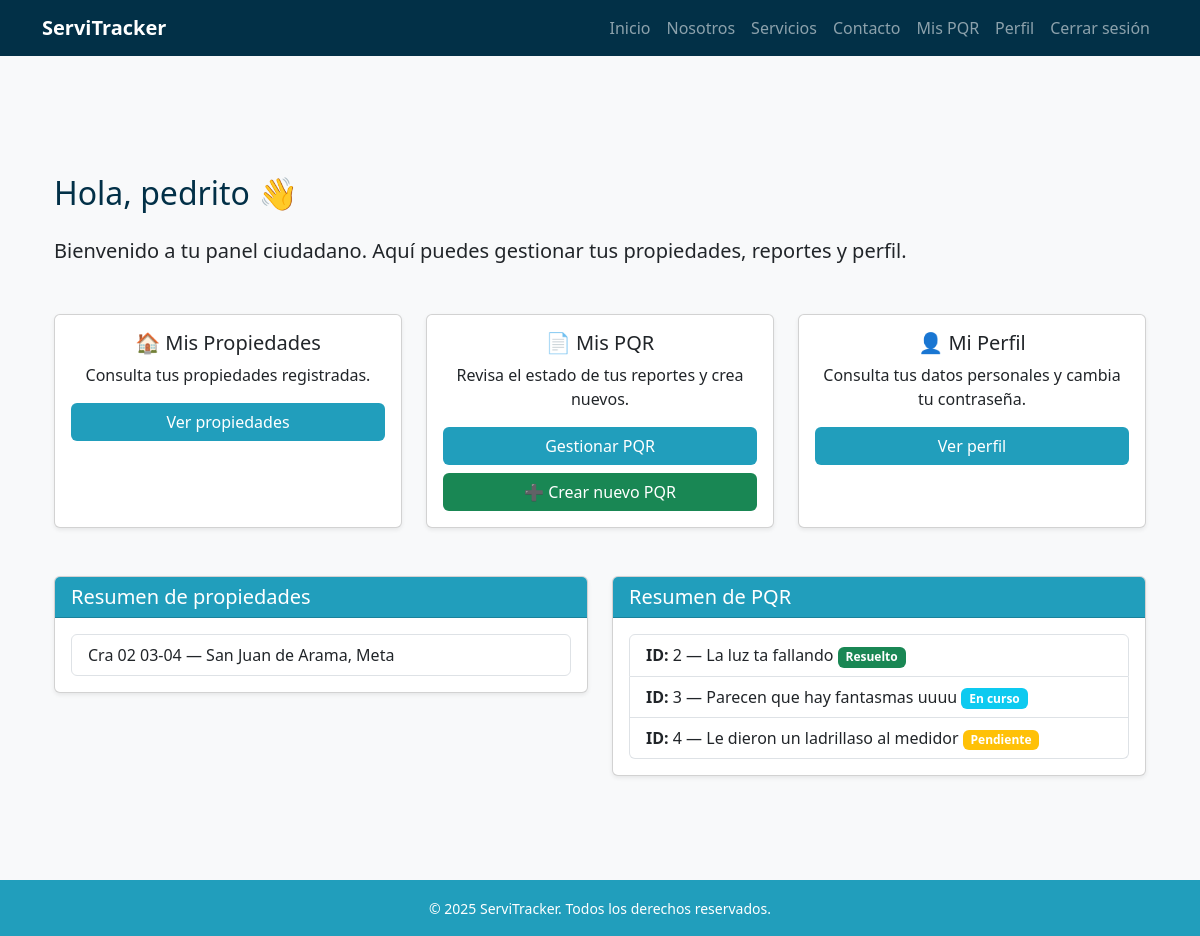
The app's page /usuarios/dashboard/ (signed in), older data.
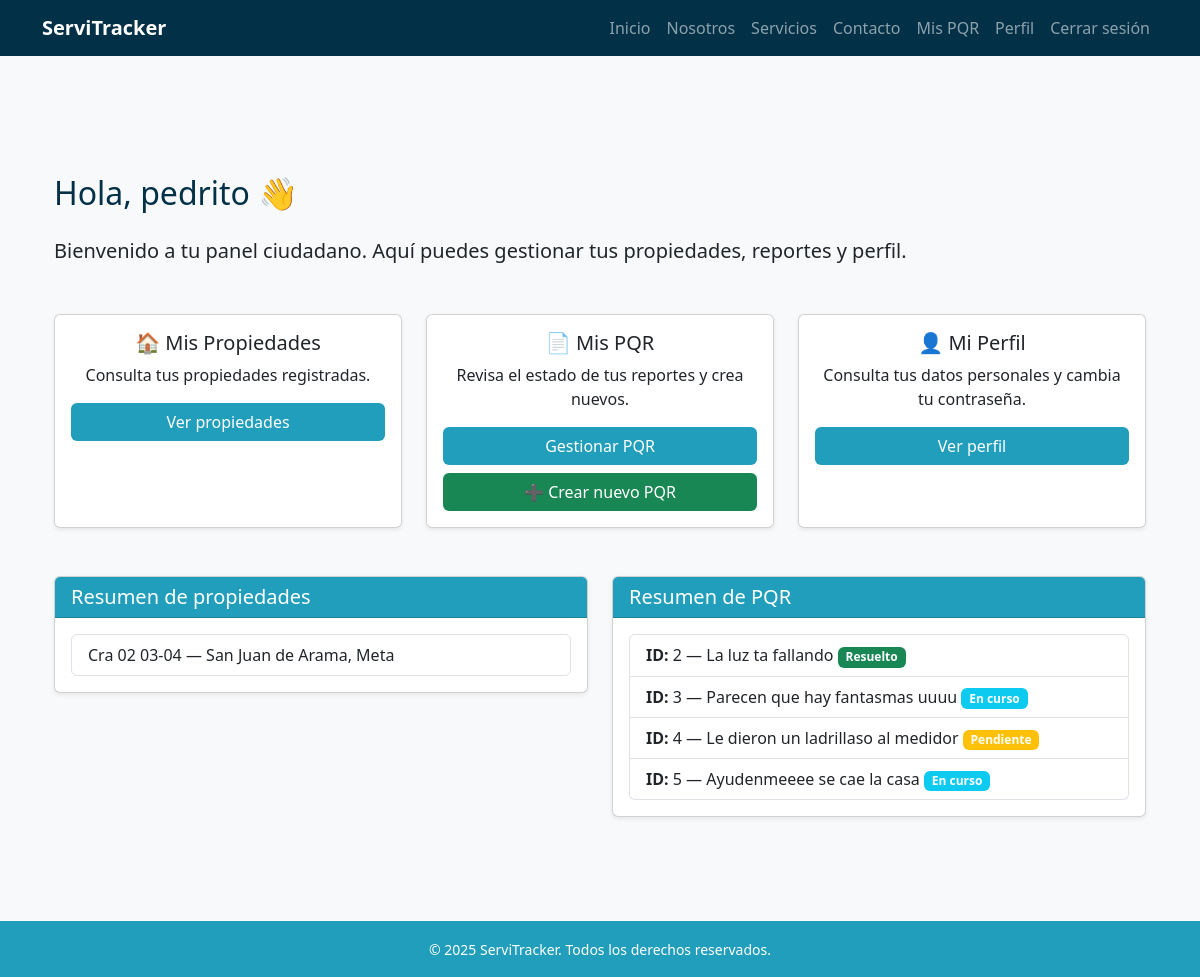
The same page, newer data.
### propiedades/models.py (models this page shows, shortened)
class Propiedad(models.Model):
    usuario = models.ForeignKey(
        settings.AUTH_USER_MODEL,
        on_delete=models.CASCADE,
        related_name='propiedades'
    )
    departamento = models.CharField(max_length=100)
    ciudad = models.CharField(max_length=100)
    direccion = models.CharField(max_length=200)
    activa = models.BooleanField(default=True)

### pqr/models.py (models this page shows, shortened)
class PQR(models.Model):
    ciudadano = models.ForeignKey(
        settings.AUTH_USER_MODEL,
        on_delete=models.SET_NULL,
        null=True,
        blank=True,
        related_name="pqrs_ciudadano"
    )
    propiedad = models.ForeignKey(
        Propiedad,
        on_delete=models.SET_NULL,
        null=True,
        blank=True
    )
    direccion = models.CharField(max_length=255, blank=True, null=True)
    departamento = models.CharField(max_length=100, blank=True, null=True)
    ciudad = models.CharField(max_length=100, blank=True, null=True)
    telefono_contacto = models.CharField(max_length=20, unique=True, null=True, blank=True)
    tipo_falla = models.ForeignKey(TipoFalla, on_delete=models.PROTECT)
    descripcion = models.TextField()
    estado = models.ForeignKey(EstadoPQR, on_delete=models.PROTECT)
    tecnico_asignado = models.ForeignKey(
        settings.AUTH_USER_MODEL,
        on_delete=models.SET_NULL,
        null=True,
        blank=True,
        related_name="pqrs_tecnico"
    )
    agente_revisor = models.ForeignKey(
        settings.AUTH_USER_MODEL,
        on_delete=models.SET_NULL,
        null=True,
        blank=True,
        related_name="pqrs_agente"
    )
    observacion_tecnico = models.TextField(blank=True, null=True)
    fecha_creacion = models.DateTimeField(auto_now_add=True)
    fecha_actualizacion = models.DateTimeField(auto_now=True)

class EstadoPQR(models.Model):
    nombre = models.CharField(max_length=50)

### usuarios/views.py (the view)
# urls.py: path("dashboard/", views.dashboard_ciudadano, name="dashboard_ciudadano"),
@login_required
def dashboard_ciudadano(request):
    if request.user.rol != "ciudadano":
        return redirect("index")
    propiedades = Propiedad.objects.filter(usuario=request.user)
    pqr = PQR.objects.filter(ciudadano=request.user)
    return render(request, "usuarios/dashboard_ciudadano.html", {
        "usuario": request.user,
        "propiedades": propiedades,
        "pqr": pqr,
    })

### templates/usuarios/dashboard_ciudadano.html (shortened to what the changed rows need)
{% extends 'base.html' %}
{% block content %}
<div class="container my-5">
    <h2 class="text-blue-dark mb-4">Hola, {{ usuario.nombres }} 👋</h2>
    <div class="row mt-5">
        <div class="col-md-6">
            <div class="card shadow-sm">
                <div class="card-body">
                    {% if propiedades %}
                        <ul class="list-group">
                            {% for propiedad in propiedades %}
                                <li class="list-group-item">
                                    {{ propiedad.direccion }} — {{ propiedad.ciudad }}, {{ propiedad.departamento }}
                                </li>
                            {% endfor %}
                        </ul>
                    {% else %}
                        <p>No tienes propiedades registradas.</p>
                    {% endif %}
                </div>
            </div>
        </div>
        <div class="col-md-6 mt-md-0 mt-4">
            <div class="card shadow-sm">
                <div class="card-body">
                    {% if pqr %}
                        <ul class="list-group">
                            {% for reporte in pqr %}
                                <li class="list-group-item">
                                    <strong>ID:</strong> {{ reporte.id }} — {{ reporte.descripcion }}
                                    <span class="badge
                                        {% if reporte.estado.nombre == 'Pendiente' %} bg-warning
                                        {% elif reporte.estado.nombre == 'En curso' %} bg-info
                                        {% elif reporte.estado.nombre == 'Resuelto' %} bg-success
                                        {% elif reporte.estado.nombre == 'Urgente' %} bg-danger
                                        {% elif reporte.estado.nombre == 'Muy urgente' %} bg-dark
                                        {% else %} bg-secondary
                                        {% endif %}">
                                        {{ reporte.estado.nombre }}
                                    </span>
                                </li>
                            {% endfor %}
                        </ul>
                    {% else %}
                        <p>No has creado PQR aún.</p>
                    {% endif %}
                </div>
            </div>
        </div>
    </div>
</div>
{% endblock %}

Row changes from the older to the newer data that the page shows:
added PQR: id "5", descripcion "Ayudenmeeee se cae la casa", estado.nombre "En curso"
